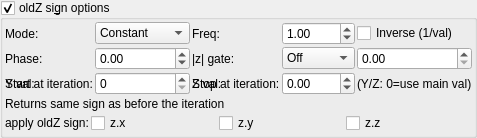
    <widget class="MyGroupBox" name="groupCheck_transf_function_enabledS_false">
     <property name="toolTip">
      <string>&lt;html&gt;&lt;head/&gt;&lt;body&gt;&lt;p&gt;Cpixel is CVector3 c = ( c.x, c.y, c.z). It is each original point (pixel) in 3D space where the iteration starts from, ( c = original z for each point .) It is commonly found in formula structures z = f(z) + c.&lt;/p&gt;&lt;p&gt;The Cpixel multiplier effectively scales this point &amp;quot;c&amp;quot; towards the origin.&lt;/p&gt;&lt;p&gt;This transform allows the addition or subtraction of Cpixel, dependent on whether z is postive or negative.&lt;/p&gt;&lt;p&gt;e.g if &lt;span style=&quot; font-style:italic;&quot;&gt;z.x&lt;/span&gt; is positive then &lt;span style=&quot; font-style:italic;&quot;&gt;fabs(c.x)&lt;/span&gt; is added, if &lt;span style=&quot; font-style:italic;&quot;&gt;z.x&lt;/span&gt; is negative then &lt;span style=&quot; font-style:italic;&quot;&gt;fabs(c)&lt;/span&gt; is subtracted. &lt;/p&gt;&lt;p&gt;Also try negative addCpixel constant multipliers.&lt;/p&gt;&lt;p&gt;If checkBoxes are disabled then Cpixel remains signed.&lt;/p&gt;&lt;p&gt;&lt;br/&gt;&lt;/p&gt;&lt;/body&gt;&lt;/html&gt;</string>
     </property>
     <property name="title">
      <string>oldZ si&amp;gn options</string>
     </property>
     <property name="checkable">
      <bool>true</bool>
     </property>
     <layout class="QVBoxLayout" name="verticalLayout_50">
      <property name="spacing">
       <number>2</number>
      </property>
      <property name="leftMargin">
       <number>2</number>
      </property>
      <property name="topMargin">
       <number>2</number>
      </property>
      <property name="rightMargin">
       <number>2</number>
      </property>
      <property name="bottomMargin">
       <number>2</number>
      </property>
      <item>
       <layout class="QGridLayout" name="gridLayout_83">
        <property name="spacing">
         <number>2</number>
        </property>
        <item row="3" column="3">
         <widget class="MySpinBox" name="spinboxInt_transf_multiplier_stop_iter_3">
          <property name="sizePolicy">
           <sizepolicy hsizetype="Preferred" vsizetype="Maximum">
            <horstretch>0</horstretch>
            <verstretch>0</verstretch>
           </sizepolicy>
          </property>
          <property name="maximum">
           <number>999</number>
          </property>
         </widget>
        </item>
      <item row="1" column="0">
       <widget class="QLabel"><property name="text"><string>Mode:</string></property></widget>
      </item>
      <item row="1" column="1">
       <widget class="MyComboBox" name="comboBox_transf_multiplier_value_mode_3">
        <item><property name="text"><string notr="true">Constant</string></property></item>
        <item><property name="text"><string notr="true">Sine</string></property></item>
        <item><property name="text"><string notr="true">Ramp</string></property></item>
        <item><property name="text"><string notr="true">Exponential</string></property></item>
        <item><property name="text"><string notr="true">Triangle</string></property></item>
        <item><property name="text"><string notr="true">Square</string></property></item>
        <item><property name="text"><string notr="true">Smoothstep</string></property></item>
        <item><property name="text"><string notr="true">Noise</string></property></item>
        <item><property name="text"><string notr="true">Ping-pong</string></property></item>
        <item><property name="text"><string notr="true">Stepped</string></property></item>
       </widget>
      </item>
      <item row="1" column="2">
       <widget class="QLabel"><property name="text"><string>Freq:</string></property></widget>
      </item>
      <item row="1" column="3">
       <widget class="MyDoubleSpinBox" name="spinbox_transf_multiplier_frequency_3">
        <property name="minimum"><double>0.01</double></property><property name="maximum"><double>100.0</double></property>
        <property name="singleStep"><double>0.1</double></property><property name="value"><double>1.0</double></property>
       </widget>
      </item>
      <item row="1" column="4" colspan="2">
       <widget class="MyCheckBox" name="checkBox_transf_multiplier_inverse_3">
        <property name="text"><string>Inverse (1/val)</string></property>
       </widget>
      </item>
      <item row="2" column="0">
       <widget class="QLabel"><property name="text"><string>Phase:</string></property></widget>
      </item>
      <item row="2" column="1">
       <widget class="MyDoubleSpinBox" name="spinbox_transf_multiplier_phase_3">
        <property name="minimum"><double>-10.0</double></property><property name="maximum"><double>10.0</double></property>
        <property name="singleStep"><double>0.1</double></property><property name="value"><double>0.0</double></property>
       </widget>
      </item>
      <item row="2" column="2">
       <widget class="QLabel"><property name="text"><string>|z| gate:</string></property></widget>
      </item>
      <item row="2" column="3">
       <widget class="MyComboBox" name="comboBox_transf_multiplier_threshold_mode_3">
        <item><property name="text"><string notr="true">Off</string></property></item>
        <item><property name="text"><string notr="true">&gt; thresh</string></property></item>
        <item><property name="text"><string notr="true">&lt; thresh</string></property></item>
       </widget>
      </item>
      <item row="2" column="4" colspan="2">
       <widget class="MyDoubleSpinBox" name="spinbox_transf_multiplier_threshold_3">
        <property name="minimum"><double>0.0</double></property><property name="maximum"><double>1000.0</double></property>
        <property name="singleStep"><double>0.1</double></property><property name="value"><double>0.0</double></property>
       </widget>
      </item>
      <item row="3" column="0">
       <widget class="QLabel"><property name="text"><string>Y val:</string></property></widget>
      </item>
      <item row="3" column="1">
       <widget class="MyDoubleSpinBox" name="spinbox_transf_multiplier_scale_y_3">
        <property name="minimum"><double>-100.0</double></property><property name="maximum"><double>100.0</double></property>
        <property name="singleStep"><double>0.01</double></property><property name="value"><double>0.0</double></property>
       </widget>
      </item>
      <item row="3" column="2">
       <widget class="QLabel"><property name="text"><string>Z val:</string></property></widget>
      </item>
      <item row="3" column="3">
       <widget class="MyDoubleSpinBox" name="spinbox_transf_multiplier_scale_z_3">
        <property name="minimum"><double>-100.0</double></property><property name="maximum"><double>100.0</double></property>
        <property name="singleStep"><double>0.01</double></property><property name="value"><double>0.0</double></property>
       </widget>
      </item>
      <item row="3" column="4" colspan="2">
       <widget class="QLabel"><property name="text"><string notr="true">(Y/Z: 0=use main val)</string></property></widget>
      </item>
        <item row="3" column="2">
         <widget class="QLabel" name="label_53">
          <property name="text">
           <string>Stop at iteration:</string>
          </property>
         </widget>
        </item>
        <item row="3" column="1">
         <widget class="MySpinBox" name="spinboxInt_transf_multiplier_start_iter_3">
          <property name="sizePolicy">
           <sizepolicy hsizetype="Minimum" vsizetype="Maximum">
            <horstretch>0</horstretch>
            <verstretch>0</verstretch>
           </sizepolicy>
          </property>
          <property name="minimum">
           <number>0</number>
          </property>
          <property name="maximum">
           <number>999</number>
          </property>
          <property name="value">
           <number>0</number>
          </property>
         </widget>
        </item>
        <item row="3" column="0">
         <widget class="QLabel" name="label_75">
          <property name="text">
           <string>Start at iteration:</string>
          </property>
         </widget>
        </item>
       </layout>
      </item>
      <item>
       <layout class="QGridLayout" name="gridLayout_82" columnstretch="0,1,1,1">
        <property name="spacing">
         <number>2</number>
        </property>
        <item row="4" column="2">
         <widget class="MyCheckBox" name="checkBox_transf_function_enabledAy_false">
          <property name="text">
           <string notr="true">z.y</string>
          </property>
         </widget>
        </item>
        <item row="4" column="1">
         <widget class="MyCheckBox" name="checkBox_transf_function_enabledAx_false">
          <property name="text">
           <string notr="true">z.x</string>
          </property>
         </widget>
        </item>
        <item row="4" column="0">
         <widget class="QLabel" name="label_74">
          <property name="text">
           <string>apply oldZ sign:</string>
          </property>
         </widget>
        </item>
        <item row="4" column="3">
         <widget class="MyCheckBox" name="checkBox_transf_function_enabledAz_false">
          <property name="text">
           <string notr="true">z.z</string>
          </property>
         </widget>
        </item>
        <item row="3" column="0" colspan="4">
         <widget class="QLabel" name="label_73">
          <property name="text">
           <string>Returns same sign as before the iteration</string>
          </property>
         </widget>
        </item>
       </layout>
      </item>
     </layout>
    </widget>
